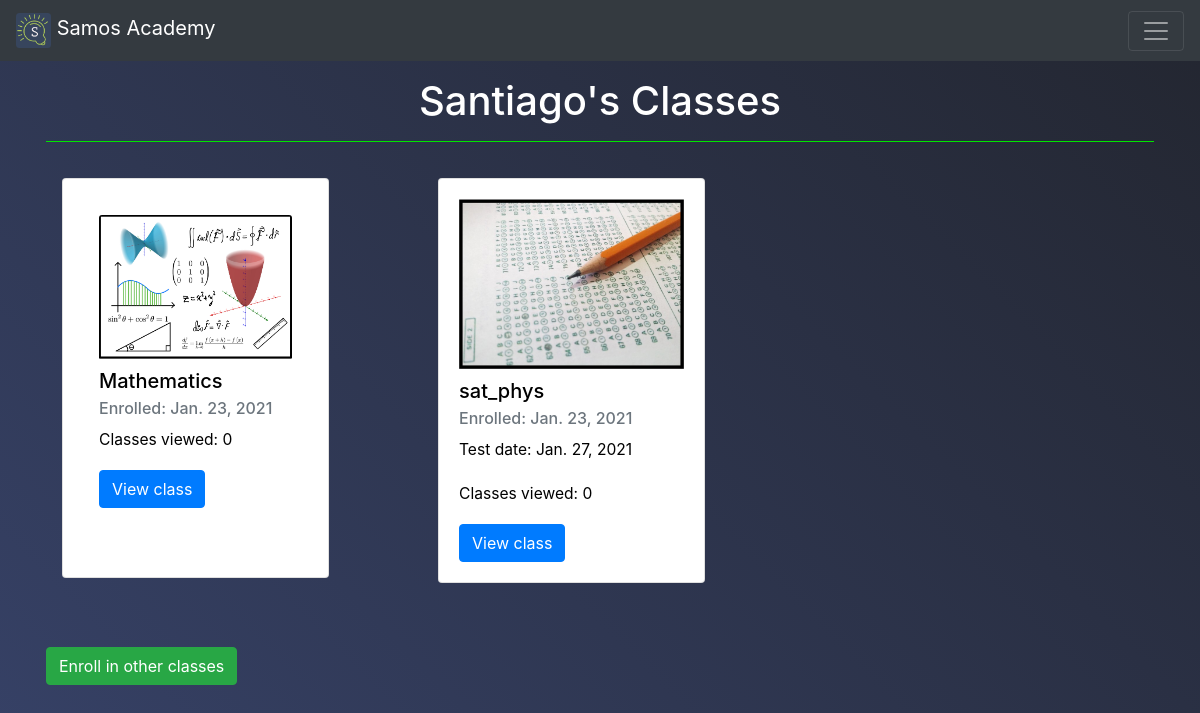
/classes/ (signed in), run on an earlier commit of the app's database.
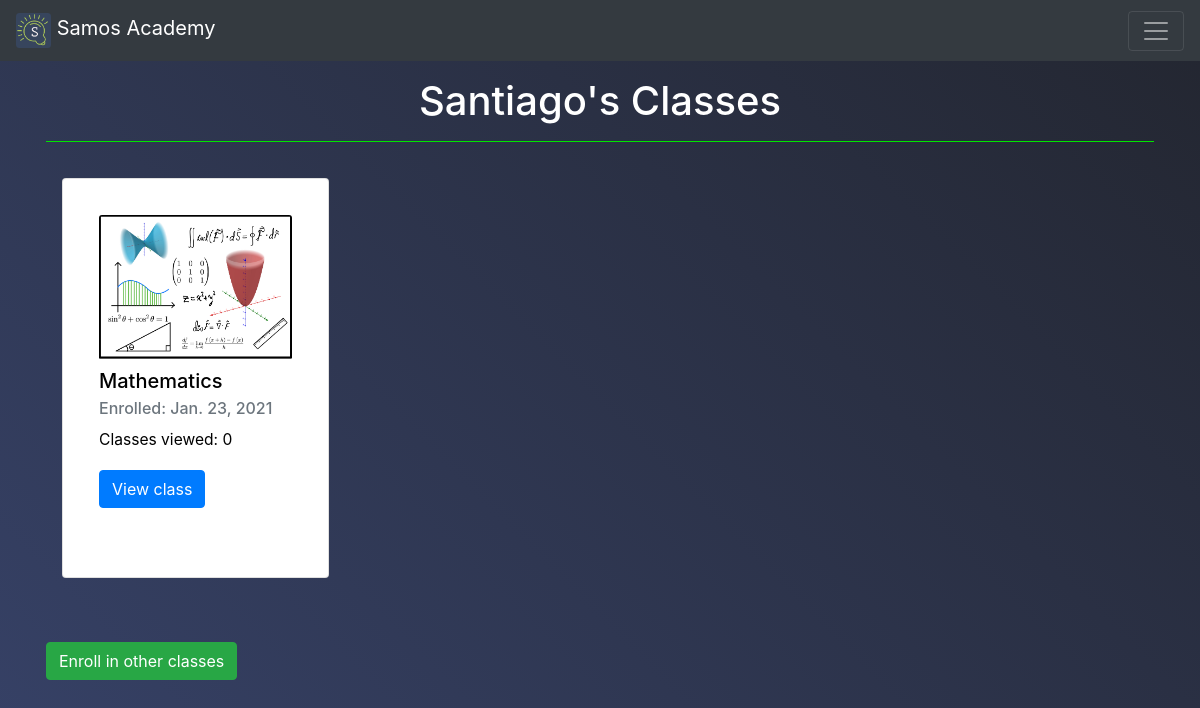
And on a later commit of the database.
### academy/models.py (models this page shows)
class Subject(models.Model):
    SUBJECT_CHOICES = [
        ('ph', 'Physics'),
        ('mt', 'Math'),
        ('cs', 'Computer Science'),
        ('bi', 'Biology'),
    ]
    user_id = models.IntegerField()
    subject = models.CharField(max_length=20, choices=SUBJECT_CHOICES)
    date = models.DateField(auto_now_add=True)
    viewed = models.IntegerField(null=True, default=0)
    link = models.TextField(null=True, blank=True)
    files = models.FileField(upload_to='documents/class_files', null=True, blank=True)
    comments = models.TextField(null=True, blank=True)
    created = models.DateTimeField(auto_now_add=True, auto_now=False)
    class Meta:
        ordering = ('-created',)
    def __str__(self):
        if self.subject == 'ph':
            return 'Physics'
        elif self.subject == 'mt':
            return 'Mathematics'
        elif self.subject == 'cs':
            return 'Computer Science'
        elif self.subject == 'bi':
            return 'Biology'
        elif self.subject == 'ch':
            return 'Chemistry'
        else:
            return self.subject

class Exam(models.Model):
    EXAMS_CHOICES = [
        ('sat', 'SAT'),
        ('act', 'ACT'),
        ('toefl', 'TOEFL'),
        ('ielts', 'IELTS'),
        ('ap_phys1', 'AP Physics 1'),
        ('ap_phys2', 'AP Physics 2'),
        ('ap_phys_em', 'AP Physics C: Electricity & Magnetism'),
        ('ap_phys_mech', 'AP Physics C: Mechanics'),
    ]
    user_id = models.IntegerField()
    exam = models.CharField(max_length=20)
    date = models.DateField(auto_now_add=True)
    viewed = models.IntegerField(null=True, default=0)
    test_date = models.DateField(null=True)
    link = models.TextField(null=True)
    files = models.FileField(upload_to='documents/class_files', null=True, blank=True)
    comments = models.TextField(null=True, blank=True)
    created = models.DateTimeField(auto_now_add=True, auto_now=False)
    class Meta:
        ordering = ('-created',)
    def __str__(self):
        if self.exam in ['sat', 'act','toefl', 'ielts']:
            return self.exam.upper()
        elif self.exam == 'ap_phys1':
            return 'AP Physics 1'
        elif self.exam == 'ap_phys2':
            return 'AP Physics 2'
        elif self.exam == 'ap_phys_em':
            return 'AP Physics C: Electricity & Magnetism'
        elif self.exam == 'ap_phys_mech':
            return 'AP Physics C: Mechanics'
        else:
            return self.exam

### academy/views.py (the view)
# urls.py: path('classes/', views.classes, name='classes'),
@login_required
@object_required
def classes(request):
    subjects = Subject.objects.filter(user_id=request.user.pk)
    exams = Exam.objects.filter(user_id=request.user.pk)
    return render(request, 'academy/classes.html', {
        'subjects': subjects,
        'exams': exams
    })

### academy/views.py (called while the page is built)
def object_required(f):
    @wraps(f)
    def decorated_function(*args, **kwargs):
        try:
            return f(*args, **kwargs)
        except ObjectDoesNotExist:
            messages.warning(args[0], 'Seems like that element requested does not exist. Please try again.')
            return HttpResponseRedirect(reverse('academy:index'))
    return decorated_function

### academy/templates/academy/classes.html (shortened to what this page needs)
{% extends 'academy/layout.html' %}
{% load static %}
{% block body %}
    <h1>{{ user.first_name }}'s Classes</h1>
    <hr>
    {% if not subjects and not exams %}
        <h4 class="text-center my-5">
            Looks like you haven't enrolled in any classes. <a href="{% url 'academy:enroll' %}">Enroll now!</a>
        </h4>
    {% else %}
        <div class="card-columns">
            {% if subjects %}
                {% for subject in subjects %}
                    <div class="card w-75 mx-3 my-3 p-3">
                        <div class="card-body">
                            {% if subject.subject == 'ph' %}
                                <img class="card-img-top" src="{% static 'academy/physics.jpg' %}" alt="Physics board">
                            {% elif subject.subject == 'mt' %}
                                <img class="card-img-top" src="{% static 'academy/mathematics.jpg' %}" alt="Math board">
                            {% elif subject.subject == 'ch' %}
                                <img class="card-img-top" src="{% static 'academy/chemistry.jpg' %}" alt="Chemistry board">
                            {% elif subject.subject == 'bi' %}
                                <img class="card-img-top" src="{% static 'academy/biology.jpg' %}" alt="Bioloogy board">
                            {% elif subject.subject == 'cs' %}
                                <img class="card-img-top" src="{% static 'academy/programming.jpg' %}" alt="Programming">
                            {% endif %}
                            <h5 class="card-title">{{ subject }}</h5>
                            <h6 class="card-subtitle mb-2 text-muted">Enrolled: {{ subject.date }}</h6>
                            <p>Classes viewed: {{ subject.viewed }}</p>
                            <a class="btn btn-primary" href="{% url 'academy:view_class' 'Subject' subject.pk %}">View class</a>
                        </div>
                    </div>
                {% endfor %}
            {% endif %}
            {% if exams %}
                {% for exam in exams %}
                    <div class="card w-75 mx-3 my-3">
                        <div class="card-body">
                            <img src="{% static 'academy/tests.jpg' %}" alt="Wonders of Physics">
                            <h5 class="card-title" style="color: #000000;">{{ exam }}</h5>
                            <h6 class="card-subtitle mb-2 text-muted">Enrolled: {{ exam.date }}</h6>
                            <p>Test date: {{ exam.test_date }}</p>
                            <p>Classes viewed: {{ exam.viewed }}</p>
                            <a class="btn btn-primary" href="{% url 'academy:view_class' 'Exam' exam.pk %}">View class</a>
                        </div>
                    </div>
                {% endfor %}
            {% endif %}
        </div>
        <a class="btn btn-success my-5" href="{% url 'academy:enroll' %}">Enroll in other classes</a>
    {% endif %}
{% endblock %}

What changed in the data, as far as the page shows it:
removed Exam: exam "sat_phys", date "Jan. 23, 2021", test_date "Jan. 27, 2021", viewed "0"
